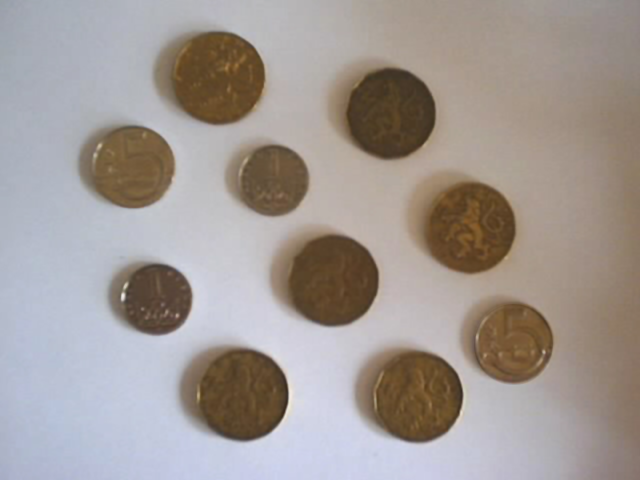
#> input picture Task_7 & Task_8 thresholding-morphology/data/mince.bmp, 640 x 480 px
$ jupyter execute --allow-errors thresholding-morhpology.ipynb
#> lines starting #> are read from the running program, lines starting #| are printed output that depends on the picture; after the words box and inside, x2 and y2 are one past the last pixel; in counts of white or black regions, pixels touching at a corner belong together
[cell 1]
import random

import cv2
import ipywidgets
import numpy as np
import matplotlib.pyplot as plt
import seaborn as sns
import skimage.morphology
import skimage.util

[cell 2]
sns.set(style='dark')
plt.rcParams['figure.constrained_layout.use'] = True
plt.rcParams['image.cmap'] = 'viridis'
np.set_printoptions(threshold=20, edgeitems=10, linewidth=140, precision=3, suppress=True)

# Thresholding

[cell 3]
coins_rgb = cv2.imread('data/mince.bmp')[..., ::-1]
coins_gray = cv2.cvtColor(coins_rgb, cv2.COLOR_RGB2GRAY)
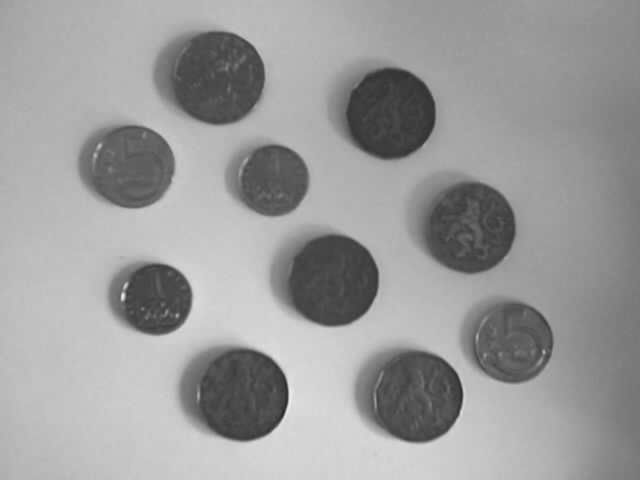
#> coins_gray: shape (480, 640); min 45, max 235, mean 155.4

[cell 4]
fig, axes = plt.subplots(1, 2)
axes[0].imshow(coins_rgb)
axes[1].imshow(coins_gray, cmap='gray', vmin=0, vmax=255);

[cell 5]
coins_bw = coins_gray < 100  # dark is foreground, bright is background
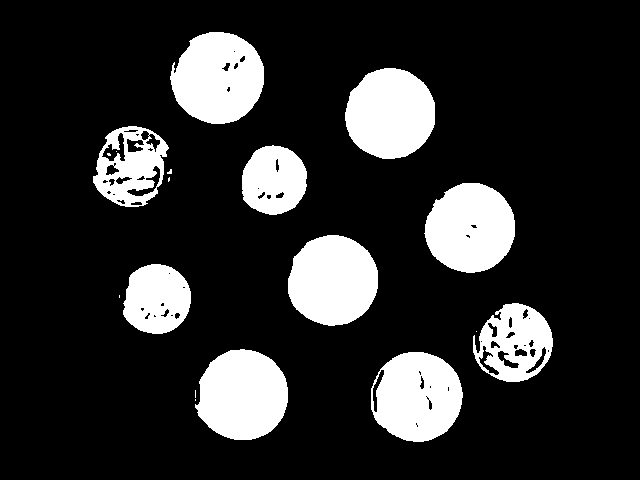
#> coins_bw: shape (480, 640) bool; 17.3% white; 18 white regions (8 under 20 px), largest, box (x1, y1, x2, y2) and area: (170, 32, 264, 124) 6557, (195, 349, 288, 440) 6522, (288, 235, 378, 326) 6430
coins_bw = 255 * np.uint8(coins_bw)  # cast to something other than boolean for OpenCV and matplotlib imshow
#> the sliders are set to 
coins_bw.shape, coins_bw.dtype

[cell 6]
plt.imshow(coins_bw, cmap='gray');

#> (a cell that did not finish here is left out)

# Otsu thresholding: automatic threshold selection

- Previsouly, we hand-picked the threshold (e.g. value of 100) by trial and error with manual and subjective evaluation of segmentation quality.
- We can create an objective criterion and automate the threshold selection using Otsu's method.

Summary of the method can be found on
- [Wikipedia](https://en.wikipedia.org/wiki/Otsu%27s_method)
- [OpenCV documentation](https://docs.opencv.org/4.x/d7/d4d/tutorial_py_thresholding.html)

As a first step, let's blur the image a little bit to filter out noise.

[cell 8]
coins_gray_blr = cv2.GaussianBlur(coins_gray, (5, 5), 1)

[cell 9]
plt.imshow(coins_gray_blr, cmap='gray', vmin=0, vmax=255);

 Otsu's threshold selection works by exhaustively trying each possible threshold and evaluating how well it separates background from foreground. It doesn't actually threshold the image itself, as this could be inefficient e.g. for large images, but rather looks at the pixel brightness distribution of the resulting background and foreground classes. For that, we need the image histogram $h(v)$ for $v=0,\ldots,255$. We will normalize the histogram such that the values sum to one, as we'd like to treat it as a probability mass function (PMF).

[cell 10]
coins_hist, coins_bins = np.histogram(coins_gray_blr.ravel(), bins=np.arange(257))
#> coins_hist = 256 values, max 5815 at index 182, min 0 at index 0, mean 1200; coins_bins = 257 values from 0 to 256
coins_hist = coins_hist.ravel() / coins_hist.sum()  # make it PMF
#> coins_hist = 256 values, max 0.0189 at index 182, min 0 at index 0, mean 0.00391

[cell 11]
with sns.axes_style('darkgrid'):
    plt.bar(coins_bins[:256], coins_hist, width=1., edgecolor='none');
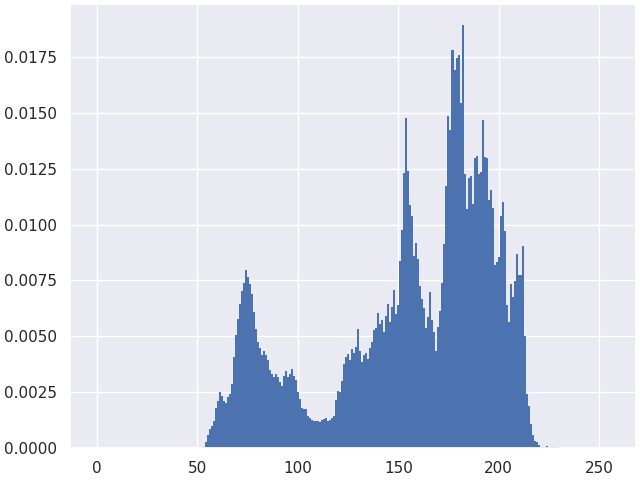
#> figure drawn by matplotlib, 1 panel; tallest bar 0.0189 high, from x = 181.5 to 182.5

**Summary of the algorithm**

- We can view thresholding as a classification of pixels into foreground (1) vs background (0), i.e.
  $$
  I_t'(x,y) = \begin{cases}
    1 & \textrm{if} \quad I(x,y) \ge t \\
    0 & \textrm{if} \quad I(x,y) \lt t
  \end{cases}
  $$
  where $t \in \{0,\ldots,255\}$ is some deciding threshold value.
- The number (proportion) of pixels $w_0(t)$ and $w_1(t)$ assigned to the *background* class and *foreground* class, respectively, by the threshold $t$ can be determined from the histogram $h$ as
$$
w_0(t) = \sum_{v=0}^{t-1}h(v) \qquad\qquad w_1(t) = \sum_{v=t}^{255}h(v)
$$
- We now basically have two probability mass functions (PMF):
  1. background pixels with $v = I(x,y) \lt t$ follow $v \sim p_0(v) = h(v) / w_0(t)$
  2. foreground pixels with $v = I(x,y) \ge t$ follow $v \sim p_1(v) = h(v) / w_1(t)$
  - We divide each classes portion of the $h$ by its number of pixels $w_{\{0, 1\}}$ to make sure that both $p_0$ and $p_1$ sum to one and thus constitute PMF
- Now, we can compute expected values (average) $\mu_0$ and $\mu_1$ and variances $\sigma_0^2$ and $\sigma_1^2$ of the *background* and *foreground* classes, respectively
$$
\begin{align*}
  \mu_0(t) & = \sum_{v=0}^{t-1}{v \cdot \frac{h(v)}{w_0(t)}} \qquad\qquad & \mu_1(t) & = \sum_{v=t}^{255}{v \cdot \frac{h(v)}{w_1(t)}} \\
  \sigma_0^2(t) & = \sum_{v=0}^{t-1}{(v - \mu_0(t))^2 \cdot \frac{h(v)}{w_0(t)}} \qquad\qquad & \sigma_1^2(t) & = \sum_{v=t}^{255}{(v - \mu_1(t))^2 \cdot \frac{h(v)}{w_1(t)}} \\
\end{align*}
$$
- We want PMFs of the background $p_0$ and foreground $p_1$ classes to have small variances $\sigma_0^2$ and $\sigma_1^2$, respectively, since that means that pixels we assigned to background all have similar brightnesses and all pixels we assigned to foreground also have similar brightnesses.
- Otsu's method suggests to measure this as the **within-class (intra-class) variance** $\sigma_w^2$
$$
\sigma_w^2(t) = w_0(t) \cdot \sigma_0^2(t) + w_1(t) \cdot \sigma_0^2(t)
$$
- The within-class variance $\sigma_w^2(t)$ will be *smallest* when the threshold $t$ optimally separates background from foreground.
- Equivalently, we could also want the means $\mu_0$ and $\mu_1$ to be as far apart as they can. To this end, we can compute **between-class (inter-class) variance** $\sigma_b^2$
$$
\sigma_b^2(t) = w_0(t) \cdot w_1(t) \cdot \left(\mu_0(t) - \mu_1(t) \right)^2
$$
- We will compute $\sigma_w^2(t)$ and/or $\sigma_b^2(t)$ for each $t = 1, \ldots, 255$. Our desired optimal threshold $t^*$ is the one that
  - *minimizes*, i.e. makes the $\sigma_w^2(t^*)$ smallest, i.e. $t^* = \argmin_{t}{\sigma_w^2(t)}$
  - *maximizes*, i.e. makes the $\sigma_b^2(t^*)$ largest, i.e. $t^* = \argmax_{t}{\sigma_b^2(t)}$

[cell 12]
def threshold_otsu(hist: np.ndarray, method: str = 'within_var_min'):
    # initialization
#> called with hist = array of shape (256,), method = 'within_var_min'
    if method == 'within_var_min':
        var = np.inf * np.ones(255)
    elif method == 'between_var_max':
        var = np.zeros(255)
    else:
        raise ValueError

    # exhaustively for each possible threshold
    for t in range(1, 255):
        # sums of background and foreground pixels proportions
        w0 = hist[:t].sum()
        w1 = hist[t:].sum()

        # prevent division by zero
        if w0 < 1e-5 or w1 < 1e-5:
            continue

        # calculate the means
        m0 = np.sum(np.arange(t) * hist[:t]) / w0
        m1 = np.sum(np.arange(t, 256) * hist[t:]) / w1

        # variances
        v0 = np.sum(hist[:t] * (np.arange(t) - m0) ** 2) / w0
        v1 = np.sum(hist[t:] * (np.arange(t, 256) - m1) ** 2) / w1

        if method == 'within_var_min':
            var[t] = w0 * v0 + w1 * v1  # intra-class variance
        elif method == 'between_var_max':
            var[t] = w0 * w1 * (m0 - m1) ** 2  # inter-class variance
#> this loop made 254 passes
#> (w0, w1) on passes 1 to 3: (0, 1), (0, 1), (0, 1)

    thr = var.argmin() if method == 'within_var_min' else var.argmax()
#> thr = 136
    return thr, var

[cell 13]
thr_within, var_within = threshold_otsu(coins_hist, method='within_var_min')
#> thr_within = 136
thr_between, var_between = threshold_otsu(coins_hist, method='between_var_max')
#> the loop in threshold_otsu (call 2), `for t in range(1, 255):` made 254 passes
thr_within, thr_between  # should be the same
#> Out = (136, 136)

[cell 14]
with sns.axes_style('darkgrid'):
    plt.bar(coins_bins[:256], coins_hist, width=1., edgecolor='none', alpha=0.3);
    plt.gca().twinx()
    plt.plot(var_within, label='within');
    plt.plot(var_between, label='between');
    plt.ylim(bottom=0)
    plt.axvline(x=thr_within, linestyle='--', linewidth=1, color='k')
    plt.legend();

[cell 15]
# threhold using automatically selected value
coins_bw = 255 * np.uint8(coins_gray < thr_within)
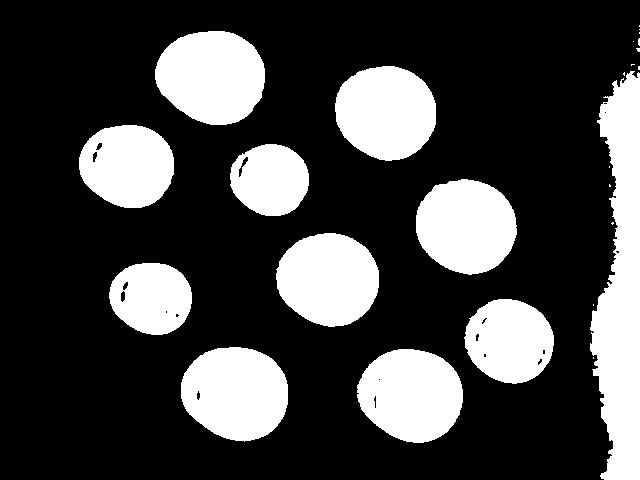
#> coins_bw: shape (480, 640); 26.4% white; 25 white regions (14 under 20 px), largest, box (x1, y1, x2, y2) and area: (590, 71, 640, 480) 13907, (155, 31, 265, 125) 8057, (181, 347, 288, 442) 7928

[cell 16]
plt.imshow(coins_bw, cmap='gray', vmin=0, vmax=255);

## Otsu's thresholding in scikit-image

[cell 17]
thr_otsu_ski = skimage.filters.threshold_otsu(coins_gray)
thr_otsu_ski
#> Out = 135

[cell 18]
plt.imshow(coins_gray < thr_otsu_ski, cmap='gray', vmin=0, vmax=1);

## Otsu's thresholding in OpenCV

[cell 19]
# since we have bright objects on dark background, we need cv2.THRESH_BINARY_INV
thr_otsu_cv, coins_bw = cv2.threshold(coins_gray_blr, 0, 255, cv2.THRESH_BINARY_INV + cv2.THRESH_OTSU)
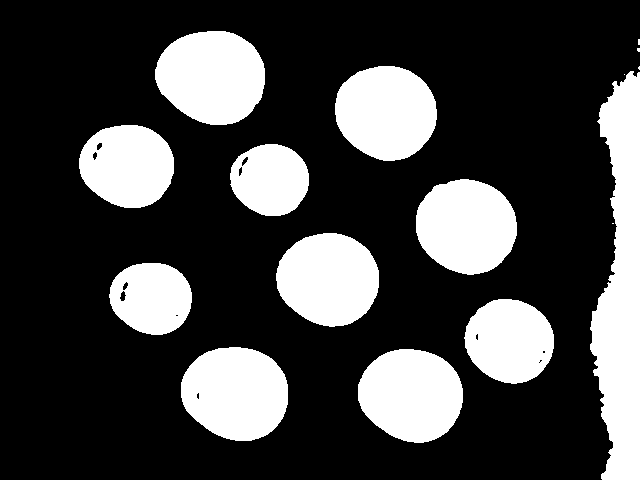
#> coins_bw: shape (480, 640); 26.5% white; 16 white regions (5 under 20 px), largest, box (x1, y1, x2, y2) and area: (590, 71, 640, 480) 13920, (155, 31, 265, 125) 8071, (181, 347, 288, 441) 7933
thr_otsu_cv
#> Out = 135

[cell 20]
coins_bw.dtype, coins_bw.min(), coins_bw.max()

[cell 21]
plt.imshow(coins_bw, cmap='gray', vmin=0, vmax=255);

# Non-uniform background: Adaptive thresholding

[cell 22]
rice_rgb = cv2.imread('data/rice.bmp')[..., ::-1]
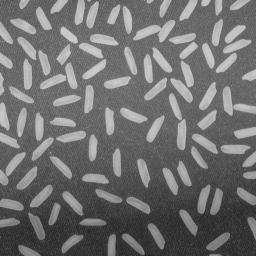
#> input picture Task_7 & Task_8 thresholding-morphology/data/rice.bmp, 256 x 256 px
#> rice_rgb is the input picture: shape (256, 256, 3); min 25, max 213, mean 111.2
rice_gray = cv2.cvtColor(rice_rgb, cv2.COLOR_RGB2GRAY)

[cell 23]
fig, axes = plt.subplots(1, 2)
axes[0].imshow(rice_rgb)
axes[1].imshow(rice_gray, cmap='gray', vmin=0, vmax=255);
#> the sliders are set to 

Lightning is non-uniform to the extent that rice grains in the bottom part of the image are actually darker than background in the upper part, and so it's impossible to threshold the image using single threshold value.

#> (a cell that did not finish here is left out)

Adaptive thresholding uses *different threshold value for each pixel $I(x,y)$*. It looks at some neighborhood of $(x,y)$, calculates the average value $\mu_{x,y}$ and then assigns the pixel $x,y$ as:
- foreground, if $I(x,y) \ge \mu_{x,y} + C$
- background, if $I(x,y) \lt \mu_{x,y} + C$ (otherwise)

where $C$ is some user-specified constant.

[cell 25]
# args:
# img, value_of_foreground, method, wether_bg_should_be_1_or_0, window_size, C
rice_bw_ada_mean = cv2.adaptiveThreshold(rice_gray, 255, cv2.ADAPTIVE_THRESH_MEAN_C, cv2.THRESH_BINARY, 151, 0)
#> rice_bw_ada_mean: shape (256, 256); 29.7% white; 189 white regions (97 under 20 px), largest, box (x1, y1, x2, y2) and area: (170, 42, 199, 103) 628, (169, 93, 187, 150) 450, (133, 20, 176, 43) 437
#> the sliders are set to 

[cell 26]
plt.imshow(rice_bw_ada_mean, cmap='gray', vmin=0, vmax=255);

#> (a cell that did not finish here is left out)

[cell 28]
rice_bw_ada_gauss = cv2.adaptiveThreshold(rice_gray, 255, cv2.ADAPTIVE_THRESH_GAUSSIAN_C, cv2.THRESH_BINARY, 91, -15)
#> rice_bw_ada_gauss: shape (256, 256); 27.1% white; 101 white regions (6 under 20 px), largest, box (x1, y1, x2, y2) and area: (133, 20, 175, 42) 401, (169, 93, 186, 150) 397, (223, 86, 256, 116) 378
#> the sliders are set to 

#> (a cell that did not finish here is left out)

# Binary morphology

[cell 30]
def imshow_bw(bw: np.ndarray, origin: tuple[int, int] = None, ax: plt.matplotlib.axes.Axes = None):
    if ax is None:
        ax = plt.gca()
    h, w = bw.shape
    ox, oy = (h // 2, w // 2) if origin is None else origin
    y, x = 0.5 + np.mgrid[:h, :w]
    mask = bw > 0
    p, = ax.plot(x[mask], y[mask], 'o', markersize=20)
    if origin is not None:
        ax.plot(0.5 + origin[0], 0.5 + origin[1], 'o', markersize=30, mfc='none')
    ax.invert_yaxis();
    ax.axis('scaled');
    ax.set_xticks(np.arange(w + 1))
    ax.set_yticks(np.arange(h + 1))
    ax.grid()
    # ax.add_artist(plt.Rectangle(origin, 1., 1., fc='none', ec=p.get_color(), linewidth=2))

## Binary dilation

Dilation operation can be treated as *local maximum* with flipped sctructuring element.

[cell 31]
# toy input binary image X
Xd = np.array(
    [
        [1, 0, 0, 0],
        [1, 0, 0, 0],
        [0, 1, 1, 0],
        [0, 1, 0, 0],
        [0, 1, 0, 0],
    ],
    dtype=np.uint8
)

[cell 32]
imshow_bw(Xd)

[cell 33]
# structuring element B
# mind the double brackets, B must be 2D
Bd = np.array(
    [
        [1, 1]
    ],
    dtype=np.uint8
)

[cell 34]
imshow_bw(Bd, origin=(0, 0))

### OpenCV binary dilation

[cell 35]
# perform binary dilation
imshow_bw(cv2.morphologyEx(Xd, cv2.MORPH_DILATE, Bd))

[cell 36]
# we can also explicitly specify the anchor point (1, 0) and border conditions
imshow_bw(cv2.morphologyEx(Xd, cv2.MORPH_DILATE, Bd, None, (1, 0), 1, cv2.BORDER_CONSTANT, 0))

### scikit-image binary dilation

The dilation operation also exists in the [scikit-image](https://scikit-image.org/) library. It doesn't flip the structuring element and doesn't allow specifying the anchor point manually either, however, so the result is kind of shifted by one to the left in this case.

[cell 37]
imshow_bw(skimage.morphology.binary_dilation(Xd, Bd).astype(np.uint8))

Workaround: pad the input with zeros from the left and then throw away the last column of the result.

[cell 38]
# pad the image with zeroes
Xp = np.pad(Xd, ((0, 0), (1, 0)), 'constant')
Xp

[cell 39]
imshow_bw(Xp)

[cell 40]
imshow_bw(skimage.morphology.binary_dilation(Xp, Bd).astype(np.uint8)[:, :-1])

### OpenCV dilation applied to the coins image

In order to fill up the holes in coins, we need sufficiently large structuring element. OpenCV provides function `getStructuringElement`, where we can specify shape and size we want and the function will return the desired structuring element.

[cell 41]
imshow_bw(cv2.getStructuringElement(cv2.MORPH_ELLIPSE, (11, 11)), origin=(5, 5))

[cell 42]
coins_dilated = cv2.morphologyEx(
    coins_bw,
    cv2.MORPH_DILATE,
    cv2.getStructuringElement(cv2.MORPH_ELLIPSE, (11, 11)),
    None,
    (-1, -1),
    1,
    cv2.BORDER_CONSTANT,
    0
)
#> coins_dilated: shape (480, 640); 32.5% white; 12 white regions, largest, box (x1, y1, x2, y2) and area: (585, 61, 640, 480) 16588, (150, 26, 270, 130) 9779, (176, 342, 293, 446) 9627

[cell 43]
plt.imshow(coins_dilated, cmap='gray');

## Binary erosion

Erosion operation corresponds to finding *local minimum* without flipping the structuring element.

[cell 44]
# toy input binary image
Xe = np.array(
    [
        [0, 1, 0, 0],
        [1, 1, 1, 1],
        [0, 1, 0, 0],
        [0, 1, 0, 0],
        [0, 1, 0, 0],
    ],
    dtype=np.uint8
)

[cell 45]
imshow_bw(Xe)
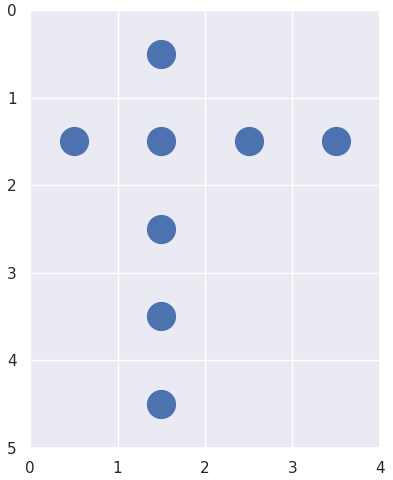
#> figure drawn by matplotlib, 1 panel

[cell 46]
# structuring element
Be = np.array(
    [
        [1, 1]
    ],
    dtype=np.uint8
)

[cell 47]
imshow_bw(Be)

### OpenCV erosion

[cell 48]
imshow_bw(cv2.morphologyEx(Xe, cv2.MORPH_ERODE, Be))

[cell 49]
imshow_bw(cv2.morphologyEx(Xe, cv2.MORPH_ERODE, Be, None, (1, 0), 1, cv2.BORDER_CONSTANT, 1))

### scikit-image erosion

[cell 50]
# works, because there's no flipping in erosion
imshow_bw(skimage.morphology.binary_erosion(Xe, Be).astype(np.uint8))

### OpenCV erosion applied to the *dilated* coins image

Using dilation, we filled up the holes, but the coins also grew in size. Now, using erosion, we can "shrink" the coins back to their original size with the holes still being gone.

[cell 51]
coins_dilated_eroded = cv2.morphologyEx(
    coins_dilated,
    cv2.MORPH_ERODE,
    cv2.getStructuringElement(cv2.MORPH_ELLIPSE, (11, 11)),  # we're using the same structuring element
    None,
    (1, 0),
    1,
    cv2.BORDER_CONSTANT,
    0
)
#> coins_dilated_eroded: shape (480, 640); 25.9% white; 11 white regions, largest, box (x1, y1, x2, y2) and area: (586, 65, 631, 470) 11891, (151, 26, 261, 120) 8073, (177, 342, 284, 436) 7943

[cell 52]
plt.imshow(coins_dilated_eroded, cmap='gray');

### OpenCV erosion applied to the rice grains image

Using erosion, we can get rid of small objects that basically only are noise in the rice image.

[cell 53]
rice_eroded = cv2.morphologyEx(
    rice_bw_ada_gauss,
    cv2.MORPH_ERODE,
    cv2.getStructuringElement(cv2.MORPH_ELLIPSE, (3, 3)),
    None,
    (1, 0),
    1,
    cv2.BORDER_CONSTANT,
    0
)
#> rice_eroded: shape (256, 256); 19.2% white; 99 white regions (3 under 20 px), largest, box (x1, y1, x2, y2) and area: (134, 20, 174, 40) 296, (31, 185, 52, 205) 179, (200, 82, 216, 108) 178

[cell 54]
# grow back to original size using dilation
rice_eroded_dilated = cv2.morphologyEx(
    rice_eroded,
    cv2.MORPH_DILATE,
    cv2.getStructuringElement(cv2.MORPH_ELLIPSE, (3, 3)),
    None,
    (1, 0),
    1,
    cv2.BORDER_CONSTANT,
    0
)
#> rice_eroded_dilated: shape (256, 256); 26.5% white; 97 white regions (1 under 20 px), largest, box (x1, y1, x2, y2) and area: (133, 18, 175, 40) 399, (223, 84, 256, 114) 374, (0, 150, 26, 183) 278

[cell 55]
plt.subplot(1, 2, 1)
plt.imshow(rice_eroded, cmap='gray', vmin=0, vmax=255);
plt.subplot(1, 2, 2)
plt.imshow(rice_eroded_dilated, cmap='gray', vmin=0, vmax=255);

## Binary closing

Morphological dilation followed by erosion using the same structuring element is called *closing*.

[cell 56]
# original thresholded image
plt.imshow(coins_bw, cmap='gray');

[cell 57]
# again, the same structuring element; should be big enough to cover the holes, but not too big
strel = cv2.getStructuringElement(cv2.MORPH_ELLIPSE, (11, 11))
strel

[cell 58]
# closing is dilation followed by erosion
coins_closed_ = cv2.morphologyEx(coins_bw, cv2.MORPH_DILATE, strel)
coins_closed_ = cv2.morphologyEx(coins_closed_, cv2.MORPH_ERODE, strel)
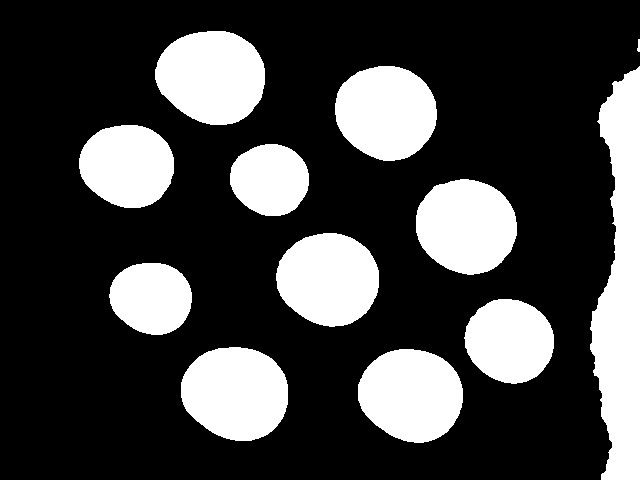
#> coins_closed_: shape (480, 640); 26.6% white; 12 white regions, largest, box (x1, y1, x2, y2) and area: (590, 66, 640, 480) 14121, (155, 31, 265, 125) 8073, (181, 347, 288, 441) 7943

[cell 59]
# OpenCV knows closing as one of the basic morphological operations
coins_closed = cv2.morphologyEx(coins_bw, cv2.MORPH_CLOSE, strel)

[cell 60]
fig, axes = plt.subplots(1, 2)
axes[0].imshow(coins_closed_, cmap='gray', vmin=0, vmax=255);
axes[1].imshow(coins_closed, cmap='gray', vmin=0, vmax=255);

[cell 61]
# verify dilating then eroding is the same as closing
np.sum(coins_closed_ != coins_closed_)
#> Out = 0

[cell 62]
# show differences from the original thresholded image
fig, axes = plt.subplots(1, 2)
axes[0].imshow(coins_bw, cmap='gray')
axes[1].imshow(np.abs(coins_bw - coins_closed), cmap='gray');
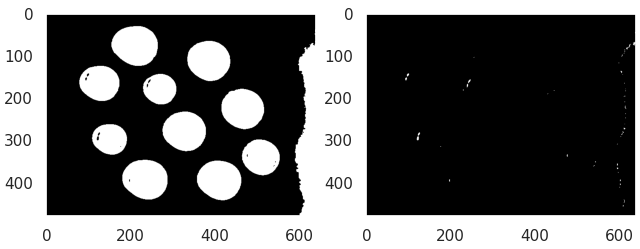
#> figure drawn by matplotlib, 2 panels

## Binary opening

Morphological opening is erosion followed by dilation.

[cell 63]
rice_opened = cv2.morphologyEx(
    rice_bw_ada_gauss,
    cv2.MORPH_OPEN,
    cv2.getStructuringElement(cv2.MORPH_ELLIPSE, (3, 3))
)
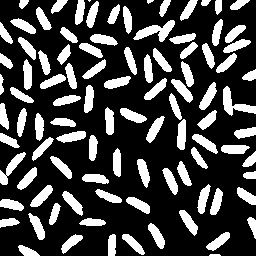
#> rice_opened: shape (256, 256); 26.8% white; 98 white regions (2 under 20 px), largest, box (x1, y1, x2, y2) and area: (133, 20, 175, 42) 399, (223, 86, 256, 116) 376, (0, 152, 26, 185) 280

[cell 64]
fig, axes = plt.subplots(1, 2)
axes[0].imshow(rice_bw_ada_gauss, cmap='gray');
axes[1].imshow(rice_opened, cmap='gray');
#> (the rest of the program and of its run is left out)
